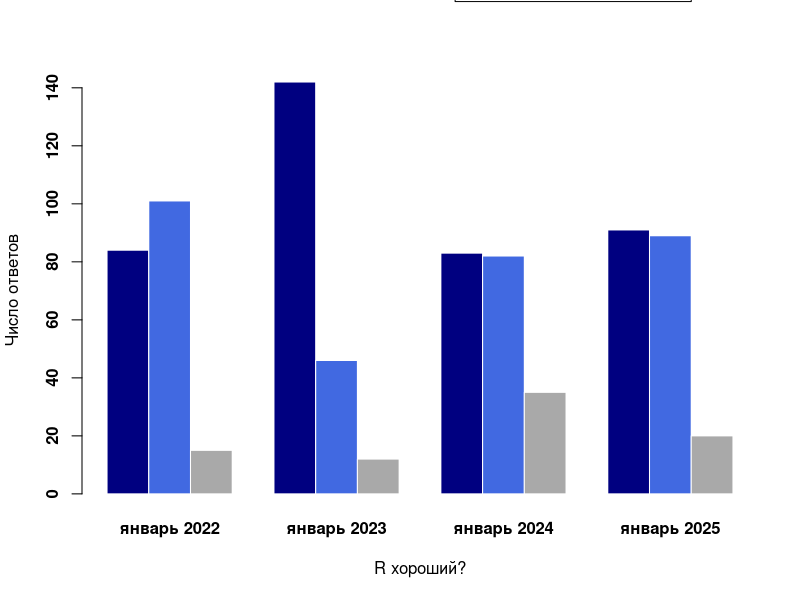

This figure's R source:
####################
### for matrix M ###
####################

M <- matrix(10:21, nrow = 4)
rownames(M) <- month.abb[1:4]
colnames(M) <- c("Nif-Nif", 
                 "Naf-Naf", 
                 "Nuf-Nuf")
M

#####################
### for bar chart ###
#####################

answer01 <- sample(c("Да", "Нет", "Нет ответа"), 200, 
                   replace = TRUE, prob = c(0.4, 0.5, 0.1))
answer02 <- sample(c("Да", "Нет", "Нет ответа"), 200, 
                   replace = TRUE, prob = c(0.68, 0.22, 0.1))
answer03 <- sample(c("Да", "Нет", "Нет ответа"), 200, 
                   replace = TRUE, prob = c(0.5, 0.35, 0.15))
answer04 <- sample(c("Да", "Нет", "Нет ответа"), 200, 
                   replace = TRUE, prob = c(0.5, 0.4, 0.1))
dat <- cbind.data.frame(answer01, answer02, 
                        answer03, answer04)
colnames(dat) <- c("январь 2022", "январь 2023", 
                   "январь 2024", "январь 2025")
counts <- cbind(table(dat$`январь 2022`),
                table(dat$`январь 2023`),
                table(dat$`январь 2024`),
                table(dat$`январь 2025`))
colnames(counts) <- colnames(dat)
bar <- barplot(counts, 
               beside = TRUE, 
               col = c("navy", "royalblue", "darkgrey"), 
               border = "white",
               xlab = "R хороший?", 
               ylab = "Число ответов", 
               font.lab = 1,
               font.axis = 2,
               legend = rownames(counts),
               args.legend = list(x = 15, 
                                  y = 178,
                                  cex = 0.6, 
                                  horiz = TRUE))


